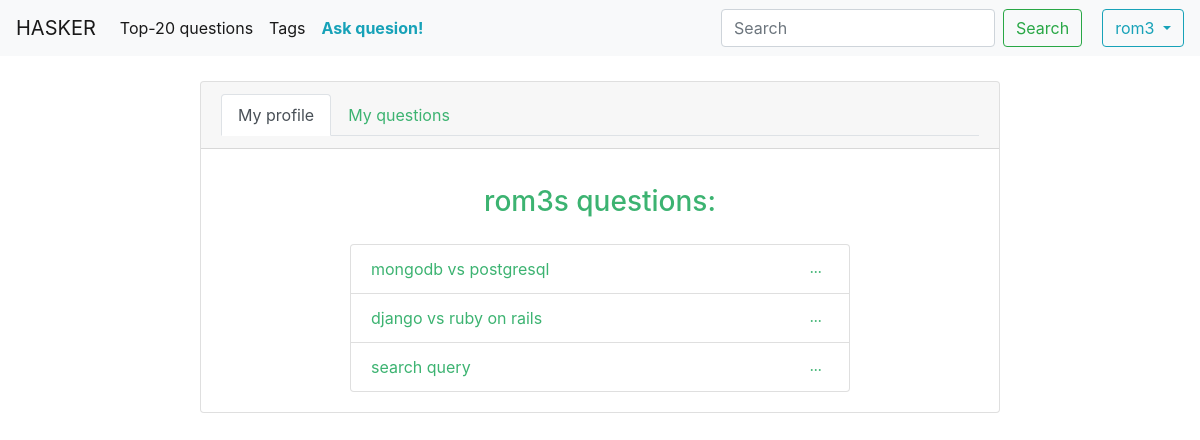
/hasker/auth/profile/questions/ (signed in), run on the app's committed database.
### authorization/models.py (models this page shows, shortened)
class Person(AbstractUser):
    class Meta:
        verbose_name = 'Person'
    email = models.EmailField(max_length=254, unique=True, verbose_name='email address')
    avatar = models.ImageField(upload_to='avatars/', default='avatars/def_ava.jpg')

### forum/models.py (models this page shows, shortened)
class Question(models.Model):
    title = models.CharField(max_length=144, db_index=True, unique=True)
    content = models.TextField()
    slug = models.SlugField(max_length=72, unique=True)
    pub_date = models.DateTimeField(auto_now_add=True)
    author = models.ForeignKey(settings.AUTH_USER_MODEL, on_delete=models.CASCADE)
    tags = models.ManyToManyField(Tag, blank=True, related_name='questions')
    votes = GenericRelation(Vote)
    class Meta:
        ordering = ('-pub_date',)
    def get_absolute_url(self):
        return reverse('question_detail', kwargs={'slug': self.slug})

### authorization/views.py (the view)
# urls.py: path('profile/questions/', person_profile_questions, name='person_questions'),
def person_profile_questions(request):
    if request.user.is_authenticated:
        model = apps.get_model('forum', 'Question')
        questions = model.objects.filter(author__username=request.user.username)
        return render(request, 'authorization/_questions.html', {'questions': questions})
    return HttpResponseForbidden('403, Forbidden')

### authorization/templates/authorization/_questions.html
{% extends 'authorization/person.html' %}
{% block cardbody %}
    <div class="card-body">
        <h3 style="text-align: center; color: MediumSeaGreen; margin-top: 16px;">
            {{ request.user.username }}s questions:
        </h3>
        <ul class="list-group" style="margin-top: 25px;">
            {% for q in questions %}
            <li class="list-group-item d-flex justify-content-between align-items-center">
                <a href="{{ q.get_absolute_url }}" style="color: MediumSeaGreen">
                    {{ q.title }}
                </a>
                <span class="badge success badge-pill">...</span>
            </li>
            {% endfor %}
        </ul>
    </div>
{% endblock %}

### authorization/templates/authorization/base_auth.html (shortened to what this page needs)
{% extends 'global_template.html' %}
{% block authorization %}
    {% if request.user.is_authenticated %}
        <div class="dropdown">
            <button class="btn btn-outline-info dropdown-toggle" type="button" id="dropdownMenuButton" data-toggle="dropdown" aria-haspopup="true" aria-expanded="false">
                {{ request.user.username }}
            </button>
        </div>
    {% endif %}
{% endblock %}

### files/static/css/styles.css (style rules this page uses)
.list-group { width: 500px; margin: auto; color: MediumSeaGreen; }
.card-body a { color: MediumSeaGreen; }
.btn-outline-info { margin-left: 20px; }

### data on the page
Person: user.username "rom3"
Question: title "mongodb vs postgresql"
Question: title "django vs ruby on rails"
Question: title "search query"
